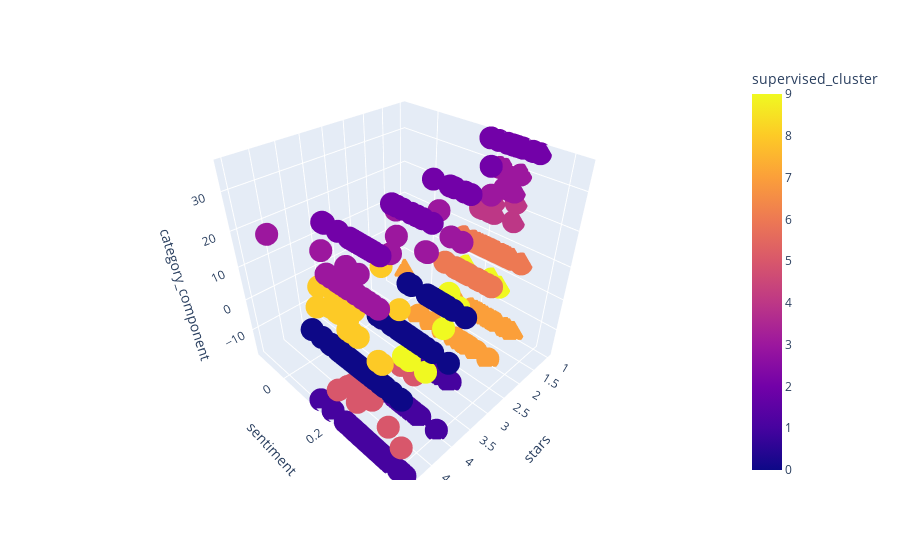

The notebook cell this image was saved under:
### Code cell
fig = px.scatter_3d(tsne_embeddings_df.head(500), x='stars', y='sentiment', z='category_component',
                    color='supervised_cluster',
                    hover_data=['review', 'general_category', 'stars', 'sentiment'])

fig.show()

### Figure 1 — Plotly figure (JSON) as saved in the notebook; plotly's stock layout.template omitted (floating-point values rounded to 4 significant figures; data arrays with more than 128 entries replaced by an {"elided": "..."} marker saying what was removed)
{"data": [{"customdata": {"elided": "500x2 str values"}, "hovertemplate": "stars=%{x}<br>sentiment=%{y}<br>category_component=%{z}<br>review=%{customdata[0]}<br>general_category=%{customdata[1]}<br>supervised_cluster=%{marker.color}<extra></extra>", "legendgroup": "", "marker": {"color": {"elided": "500 int values"}, "coloraxis": "coloraxis", "symbol": "circle"}, "mode": "markers", "name": "", "scene": "scene", "showlegend": false, "type": "scatter3d", "x": {"elided": "500 float values"}, "y": {"elided": "500 float values"}, "z": {"elided": "500 float values"}}], "layout": {"coloraxis": {"colorbar": {"title": {"text": "supervised_cluster"}}, "colorscale": [[0.0, "#0d0887"], [0.1111, "#46039f"], [0.2222, "#7201a8"], [0.3333, "#9c179e"], [0.4444, "#bd3786"], [0.5556, "#d8576b"], [0.6667, "#ed7953"], [0.7778, "#fb9f3a"], [0.8889, "#fdca26"], [1.0, "#f0f921"]]}, "legend": {"tracegroupgap": 0}, "margin": {"t": 60}, "scene": {"domain": {"x": [0.0, 1.0], "y": [0.0, 1.0]}, "xaxis": {"title": {"text": "stars"}}, "yaxis": {"title": {"text": "sentiment"}}, "zaxis": {"title": {"text": "category_component"}}}}}
